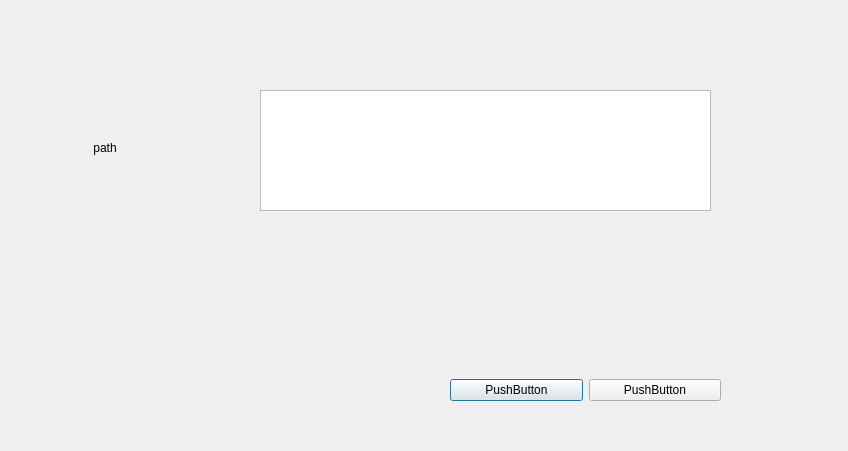
<?xml version="1.0" encoding="UTF-8"?>
<ui version="4.0">
 <class>Dialog</class>
 <widget class="QDialog" name="Dialog">
  <property name="geometry">
   <rect>
    <x>0</x>
    <y>0</y>
    <width>848</width>
    <height>451</height>
   </rect>
  </property>
  <property name="windowTitle">
   <string>Dialog</string>
  </property>
  <widget class="QTextEdit" name="textEdit">
   <property name="geometry">
    <rect>
     <x>260</x>
     <y>90</y>
     <width>451</width>
     <height>121</height>
    </rect>
   </property>
  </widget>
  <widget class="QLabel" name="label">
   <property name="geometry">
    <rect>
     <x>90</x>
     <y>140</y>
     <width>32</width>
     <height>16</height>
    </rect>
   </property>
   <property name="text">
    <string> path </string>
   </property>
  </widget>
  <widget class="QWidget" name="">
   <property name="geometry">
    <rect>
     <x>450</x>
     <y>370</y>
     <width>271</width>
     <height>41</height>
    </rect>
   </property>
   <layout class="QHBoxLayout" name="horizontalLayout">
    <item>
     <widget class="QPushButton" name="pushButton_3">
      <property name="text">
       <string>PushButton</string>
      </property>
     </widget>
    </item>
    <item>
     <widget class="QPushButton" name="pushButton_2">
      <property name="text">
       <string>PushButton</string>
      </property>
     </widget>
    </item>
   </layout>
  </widget>
 </widget>
 <resources/>
 <connections/>
</ui>
